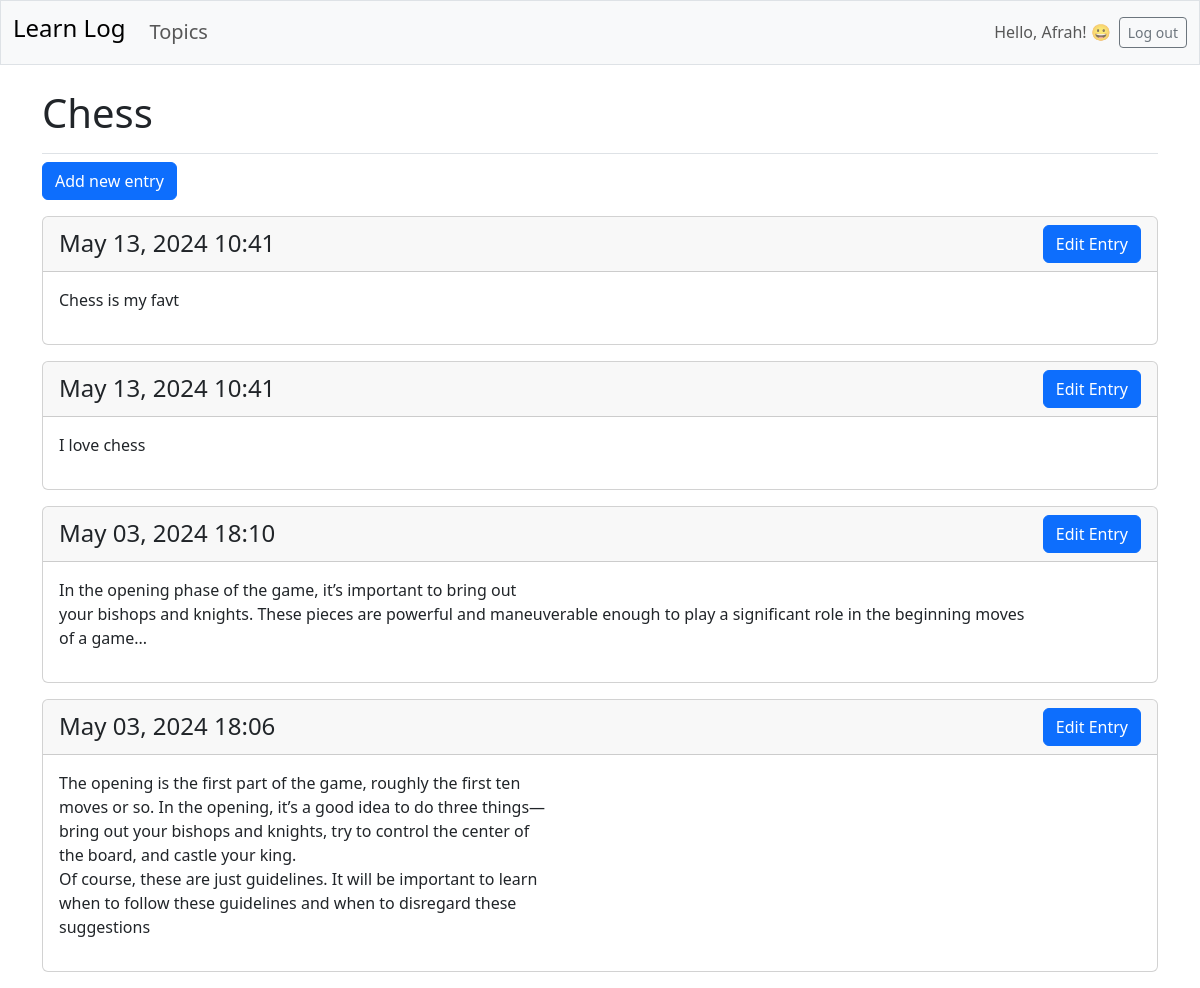
The page /topics/1/ (signed in) on the database its author committed.
### learning_logs/models.py (models this page shows, shortened)
class Topic(models.Model):
    text = models.CharField(max_length=200)
    date_added = models.DateTimeField(auto_now_add=True)
    owner = models.ForeignKey(User,on_delete=models.CASCADE)

class Entry(models.Model):
    topic = models.ForeignKey(Topic,on_delete=models.CASCADE)
    text = models.TextField()
    date_added = models.DateTimeField(auto_now_add=True)
    class Meta:
        verbose_name_plural = 'entries'

### learning_logs/views.py (the view)
# urls.py: path('topics/<int:topic_id>/',views.topic,name='topic'),
@login_required
def topic(request,topic_id):
    topic = Topic.objects.get(id=topic_id)
    if topic.owner != request.user:
        raise Http404
    entries = topic.entry_set.order_by('-date_added')
    context = {'topic':topic,'entries':entries}
    return render(request,'learning_logs/topic.html',context)

### learning_logs/templates/learning_logs/topic.html
{% extends 'learning_logs/base.html'%}
{% block page_header %}
    <h1>{{ topic.text }}</h1>
{% endblock page_header %}
{% block content%}
    <p>
        <a class="btn btn-primary" href="{% url 'learning_logs:new_entry' topic.id %}">Add new entry</a>
    </p>
    <ul class="p-0">
        {% for entry in entries %}
            <div class="card mb-3">
                <h4 class="card-header d-flex justify-content-between align-items-center">
                    <span>{{ entry.date_added | date:'M d, Y H:i' }}</span>
                    <div>
                        <a class="btn btn-primary" href="{% url 'learning_logs:edit_entry' entry.id %}" role="button">Edit Entry</a>
                    </div>
                </h4>
                <div class="card-body">{{ entry.text | linebreaks }}</div>
            </div>
            {% empty %}
                <h5>There are no entries for this topic yet.</h5>
        {% endfor %}
    </ul>
{% endblock content %}

### learning_logs/templates/learning_logs/base.html (shortened to what this page needs)
<!doctype html>
<html lang="en">
<head>
  {% load django_bootstrap5 %}
  {% bootstrap_css %}
</head>
<body>
  <nav class="navbar navbar-expand-md bg-light mb-4 border">
    <div class="container-fluid">
      <a class="navbar-brand" href="{% url 'learning_logs:index' %}">
          <h4>Learn Log</h4></a>
      <div class="collapse navbar-collapse" id="navbarCollapse">
        <ul class="navbar-nav me-auto mb-2 mb-md-0">
          <li class="nav-item">
            <a class="nav-link" href="{% url 'learning_logs:topics' %}" style="font-size:20px;">
              Topics</a></li>
        </ul>
        <ul class="navbar-nav ms-auto mb-2 mb-md-0">
          {% if user.is_authenticated %}
            <li class="nav-item">
              <span class="navbar-text mx-2" style="text-transform: capitalize;">Hello, {{ user.username }}! &#128512;
                </span></li>
          {% endif %}
        </ul>
        {% if user.is_authenticated %}
          <form action="{% url 'accounts:logout' %}" method='post'>
            <button name='submit' class='btn btn-outline-secondary btn-sm'>
              Log out</button>
          </form>
        {% endif %}
      </div>
    </div>
  </nav>
  <main class="container">
    <div class="pb-2 mb-2 border-bottom">
      {% block page_header %}{% endblock page_header %}
    </div>
    <div>
      {% block content %}{% endblock content %}
    </div>
  </main>
</body>
</html>

### rows shown on the page
Topic: text "Chess"
Entry: date_added "May 13, 2024 10:41", text "Chess is my favt"
Entry: date_added "May 13, 2024 10:41", text "I love chess"
Entry: date_added "May 03, 2024 18:10", text "In the opening phase of the game, it’s important to bring out your bishops and knights. These pieces are powerful and maneuverable enough to play a significant role in the beginning moves of a game..."
Entry: date_added "May 03, 2024 18:06", text "The opening is the first part of the game, roughly the first ten moves or so. In the opening, it’s a good idea to do three things— bring out your bishops and knights, try to control the center of the board, and castle your king. Of course, these are just guidelines. It will be important to learn when to follow these guidelines and when to disregard these suggestions"

### other values the page prints
{{ user.username }} "Afrah"
